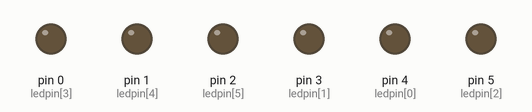
Simulated run of this sketch. Board: Arduino Uno, built with avr-gcc and run on an emulated ATmega328P. Parts: output pins drawn as LEDs (lit = HIGH).

Above: at 0.1 s.
At 4.1 s:
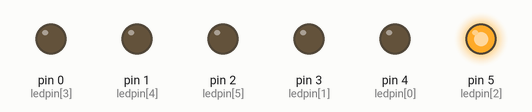
At 9.1 s:
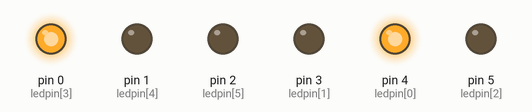
At 19.1 s:
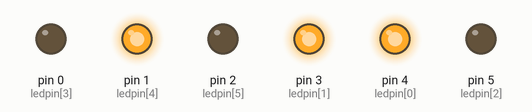
At 29.1 s:
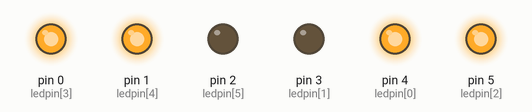
At 39.1 s:
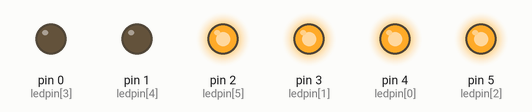
Timing chart, 0 to 40.0 s (numbered marks = the images above):
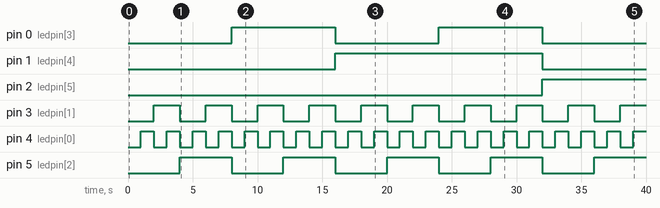

Measured:
- by itself, pin 0 (ledpin[3]): alternates HIGH for 8.0 s and LOW for 8.0 s
- by itself, pin 1 (ledpin[4]): LOW → HIGH at 16.0 s, → LOW 16.0 s later
- by itself, pin 2 (ledpin[5]): LOW → HIGH at 32.0 s
- by itself, pin 3 (ledpin[1]): alternates HIGH for 2.0 s and LOW for 2.0 s
- by itself, pin 4 (ledpin[0]): alternates HIGH for 1.0 s and LOW for 1.0 s
- by itself, pin 5 (ledpin[2]): alternates HIGH for 4.0 s and LOW for 4.0 s

The sketch:

sketch_jan08b.ino
```cpp
int ledpin[] = {4,3,5,0,1,2};

void setup ()
{
  for(int i=0; i<=5; i++){ pinMode(ledpin[i],OUTPUT); }
}
void loop ()
{
    for(int i=0; i<=59; i++)
     {
      displayBinary(i); delay(1000);
    }
}
void displayBinary(byte number)
{
  for(int i=0; i<=5; i++)
  {
    if(bitRead(number,i))
      digitalWrite(ledpin[i],HIGH);
    else
      digitalWrite(ledpin[i],LOW);
  }
}
```
